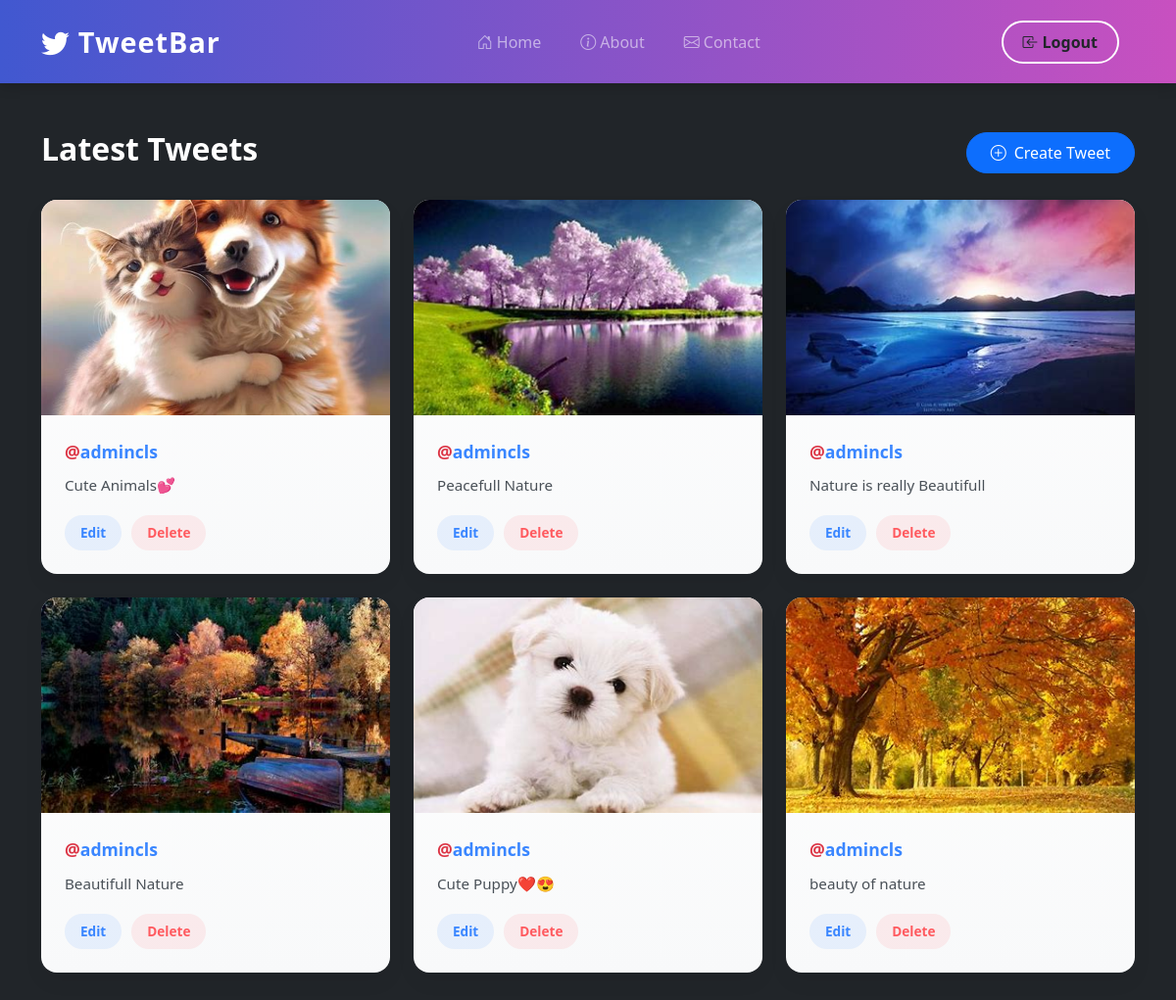
The page /tweet/ (signed in) on the database its author committed.
### tweet/models.py (models this page shows, shortened)
class Tweet(models.Model):
    user = models.ForeignKey(User, on_delete=models.CASCADE)
    content = models.TextField()
    image=models.ImageField(upload_to='tweets/', blank=True ,null=True)
    created_at = models.DateTimeField(auto_now_add=True)
    updated_at = models.DateTimeField(auto_now=True)

### tweet/views.py (the view)
# urls.py: path('', views.tweet_list, name='tweet_list'),
def tweet_list(request):
    tweets = Tweet.objects.all().order_by('-created_at')
    return render(request, 'tweet_list.html', {'tweets': tweets})

### tweet/templates/tweet_list.html (shortened to what this page needs)
{% extends "layout.html" %}
{% block content %}
<div class="container py-5">
    <div class="d-flex justify-content-between align-items-center mb-4">
        <h2 class="text-white fw-bold">Latest Tweets</h2>
        <a href="{% url 'tweet_create' %}" class="btn btn-primary rounded-pill px-4 py-2">
            <i class="bi bi-plus-circle me-2"></i>Create Tweet
        </a>
    </div>
    <div class="row g-4">
        {% for tweet in tweets %}
        <div class="col-md-6 col-lg-4">
            <div class="tweet-card">
                <div class="tweet-image">
                    <img src="{{ tweet.image.url }}" alt="Tweet Image">
                </div>
                <div class="tweet-content">
                    <div class="user-info">
                        <span class="username"><span class="text-danger">@</span>{{ tweet.user.username }}</span>
                    </div>
                    <p class="tweet-text">{{ tweet.content }}</p>
                    {% if request.user == tweet.user %}
                    <div class="tweet-actions">
                        <a href="{% url 'tweet_edit' tweet.id %}" class="btn-action edit">Edit</a>
                        <a href="{% url 'tweet_delete' tweet.id %}" class="btn-action delete">Delete</a>
                    </div>
                    {%endif%}
                </div>
            </div>
        </div>
        {% endfor %}
    </div>
</div>
<link rel="stylesheet" href="https://cdn.jsdelivr.net/npm/bootstrap-icons@1.8.0/font/bootstrap-icons.css">
{% endblock %}

### tweet/templates/tweet_list.html (style rules this page uses)
.tweet-card { background: linear-gradient(to bottom, #ffffff, #f8f9fa); border-radius: 16px; overflow: hidden; box-shadow: 0 10px 20px rgba(0,0,0,0.05); transition: all 0.3s ease; height: 100%; }
.tweet-image { width: 100%; height: 220px; overflow: hidden; }
.tweet-image img { width: 100%; height: 100%; object-fit: cover; transition: transform 0.5s ease; }
.tweet-content { padding: 1.5rem; }
.user-info { margin-bottom: 10px; }
.username { font-weight: 700; font-size: 1.1rem; color: #3a86ff; }
.tweet-text { color: #495057; font-size: 0.95rem; line-height: 1.5; margin-bottom: 1.2rem; }
.tweet-actions { display: flex; gap: 10px; }
.btn-action { padding: 8px 16px; border-radius: 50px; font-size: 0.85rem; font-weight: 600; text-decoration: none; transition: all 0.2s ease; }
.btn-action.edit { color: #3a86ff; background-color: rgba(58, 134, 255, 0.1); }
.btn-action.delete { color: #ff5a5f; background-color: rgba(255, 90, 95, 0.1); }

### rows shown on the page
Tweet: image (picture), user.username "admincls", content "Cute Animals💕", shows "Edit"
Tweet: image (picture), user.username "admincls", content "Peacefull Nature", shows "Edit"
Tweet: image (picture), user.username "admincls", content "Nature is really Beautifull", shows "Edit"
Tweet: image (picture), user.username "admincls", content "Beautifull Nature", shows "Edit"
Tweet: image (picture), user.username "admincls", content "Cute Puppy❤️😍", shows "Edit"
Tweet: image (picture), user.username "admincls", content "beauty of nature", shows "Edit"
